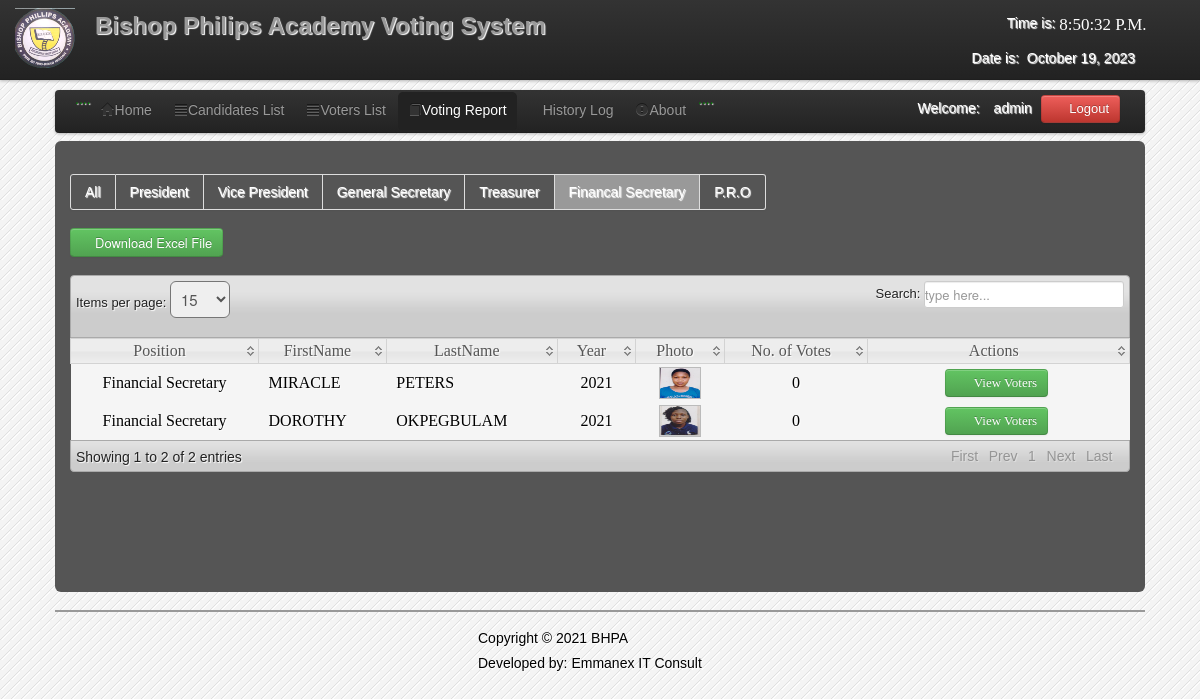
The page /admin/C_3rd_year.php (signed in) on the database its author committed.
### tables this page shows
CREATE TABLE `users` (
  `User_id` int(11) NOT NULL,
  `FirstName` varchar(100) NOT NULL,
  `LastName` varchar(100) NOT NULL,
  `UserName` varchar(100) NOT NULL,
  `Password` varchar(100) NOT NULL,
  `User_Type` varchar(50) NOT NULL
);

CREATE TABLE `candidate` (
  `CandidateID` int(11) NOT NULL,
  `abc` varchar(1) NOT NULL,
  `Position` varchar(200) NOT NULL,
  `Party` varchar(100) NOT NULL,
  `FirstName` varchar(200) NOT NULL,
  `LastName` varchar(200) NOT NULL,
  `MiddleName` varchar(100) NOT NULL,
  `Gender` varchar(6) NOT NULL,
  `Year` varchar(100) NOT NULL,
  `Photo` varchar(200) NOT NULL,
  `Photo1` varchar(200) NOT NULL
);

### admin/session.php (called while the page is built, shortened)
<?php
$id_session=$_SESSION['id'];
?>

### admin/C_3rd_year.php (the view, shortened to what this page needs)
<?php
include('session.php');
include('header.php');
include('dbcon.php');
?>
</head>
<body>
<?php include('nav_top.php'); ?>
<div class="wrapper">
<div class="home_body">
<div class="navbar">
	<div class="navbar-inner">
	<div class="container">
	<ul class="nav nav-pills">
	  <li>....</li>
	  <li><a href="home.php"><i class="icon-home icon-large"></i>Home</a></li>
	  <li><a  href="candidate_list.php"><i class="icon-align-justify icon-large"></i>Candidates List</a></li>
	  <li class=""><a  href="voter_list.php"><i class="icon-align-justify icon-large"></i>Voters List</a></li>
		 <li class="active"><a  href="canvassing_report.php"><i class="icon-book icon-large"></i>Voting Report</a></li>
		    <li><a  href="History.php"><i class="icon-table icon-large"></i>History Log</a>
		   <li><a data-toggle="modal" href="#about"><i class="icon-exclamation-sign icon-large"></i>About</a></li>
		   <li>....</li>
	 </ul>
	<form class="navbar-form pull-right">
		<?php $result=mysqli_query($conn,"select * from users where User_id='$id_session'");
	$row=mysqli_fetch_array($result);
	?>
	<font color="white">Welcome:<i class="icon-user-md"></i><?php echo $row['User_Type']; ?></font>
	<a class="btn btn-danger" id="logout" data-toggle="modal" href="#myModal"><i class="icon-off"></i>&nbsp;Logout</a>
	</form>
	</div>
	</div>
	</div>
	<div id="element" class="hero-body">
	    <div class="pagination">
    <ul>
   <li><a href="Canvassing_report.php"><font color="white">All</font></a></li>
    <li><a href="C_governor.php"><font color="white">President</font></a></li>
    <li><a href="C_vice-governor.php"><font color="white">Vice President</font></a></li>
    <li><a href="C_1st_year.php"><font color="white">General Secretary</font></a></li>
    <li><a href="C_2nd_year.php"><font color="white">Treasurer</font></a></li>
    <li  class="active"><a href="C_3rd_year.php"><font color="white">Financal Secretary</font></a></li>
    <li><a href="C_4th_year.php"><font color="white">P.R.O</font></a></li>
    </ul>
    </div>
		<form method="POST" action="canvassing_excel.php">
	<button id="save_voter" class="btn btn-success" name="save"><i class="icon-download icon-large"></i>Download Excel File</button>
	</form>
	<table class="users-table">
<div class="demo_jui">
		<table cellpadding="0" cellspacing="0" border="0" class="display" id="log" class="jtable">
			<thead>
				<tr>
				<th>Position</th>
				<th>FirstName</th>
				<th>LastName</th>
				<th>Year</th>
				<th>Photo</th>
				<th>No. of Votes</th>
                <th>Actions</th>
				</tr>
			</thead>
			<tbody>
<?php $candidate_query=mysqli_query($conn,"select  * from candidate where Position='Financial Secretary'");
		while($candidate_rows=mysqli_fetch_array($candidate_query)){ $id=$candidate_rows['CandidateID'];
		?>
<tr class="del<?php echo $id ?>">
	<td align="center"><?php echo $candidate_rows['Position']; ?></td>
	<td><?php echo $candidate_rows['FirstName']; ?></td>
	<td><?php echo $candidate_rows['LastName']; ?></td>
	<td align="center"><?php echo $candidate_rows['Year']; ?></td>
	<td align="center"><img class="pic" width="40" height="30" src="<?php echo $candidate_rows['Photo'];?>" border="0" onMouseOver="showtrail('<?php echo $candidate_rows['Photo'];?>','<?php echo $candidate_rows['FirstName']." ".$candidate_rows['LastName'];?> ',200,5)" onMouseOut="hidetrail()"></a></td>
		<td align="center">
	<?php $votes_query=mysqli_query($conn,"select * from votes where CandidateID='$id'");
	$vote_count=mysqli_num_rows($votes_query);
	echo $vote_count;
	?>
    <td width="240" align="center">
	<a class="btn btn-Success" href="cvoter_list.php<?php echo '?id='.$id; ?>"><i class="icon-edit icon-large"></i>&nbsp;View Voters</a>&nbsp;
    </td>
</td>
	</tr>
<?php } ?>
			</tbody>
		</table>
	</div>
	</div>
<?php include('footer.php')?>
</div>
</body>
</html>

### admin/css/datatable/demo_table_jui.css (style rules this page uses)
table.display thead th { cursor: pointer; padding: 3px 0 3px 10px; }
table.display { border-collapse: collapse; clear: both; margin: 0 auto; width: 100%; }
table.display td { padding: 3px 10px; }
tr.odd { background-color: #f5f5f5; }
tr.even { background-color: #f5f5f5; }

### admin/css/Home.css (style rules this page uses)
* { margin:0; padding:0; }
body { font-family:"Trebuchet MS", "Myriad Pro", Arial, sans-serif; font-size:14px; background-color: #fff; background:#f4f4f4 url(../images/bg.gif) repeat top left; text-shadow:1px 1px 1px #fff; background-position: 0 0px; }
.wrapper { width:1090px; margin:10px auto; }

### rows shown on the page
users: User_Type "admin"
candidate: Position "Financial Secretary", FirstName "MIRACLE", LastName "PETERS", Year "2021", Photo (picture), vote_count "0"
candidate: Position "Financial Secretary", FirstName "DOROTHY", LastName "OKPEGBULAM", Year "2021", Photo (picture), vote_count "0"
